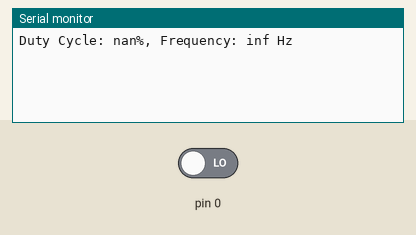
Simulated run of this sketch. Board: Arduino Uno, built for the host (arithmetic inside an expression is 32-bit, double 64-bit). Parts: the last lines printed to the serial monitor. Inputs (shaded band) come from the test bench; at power-on: pin 0 LOW.

Above: at 1.2 s.
1.3 s: pin 0 driven HIGH
At 2.4 s:
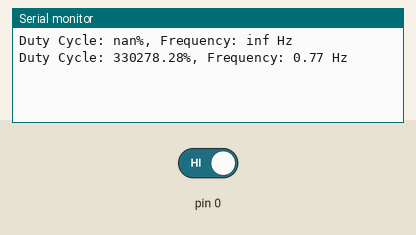
4.3 s: pin 0 driven LOW
At 5.8 s:
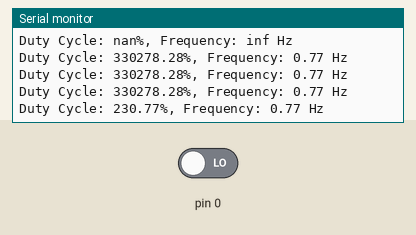

Measured:
- after the input at 1.3 s, the serial monitor: prints a new line after 0.70 s (image 1)
- after the input at 4.3 s, the serial monitor: prints a new line after 0.71 s (image 2)

The sketch:

1_PWM_input4.ino
```cpp
const int pwmPin = PA0; // PWM 신호를 읽을 핀

volatile unsigned long riseTime = 0;     // 상승 에지 타임스탬프
volatile unsigned long fallTime = 0;     // 하강 에지 타임스탬프
volatile unsigned long previousRiseTime = 0; // 이전 상승 에지 타임스탬프

void setup() {
  pinMode(pwmPin, INPUT);
  Serial.begin(115200);

  // 외부 인터럽트 설정
  attachInterrupt(digitalPinToInterrupt(pwmPin), measurePWM, CHANGE);
}

void loop() {
  static unsigned long lastPrintTime = 0;

  if (millis() - lastPrintTime > 1000) { // 1초마다 결과 출력
    lastPrintTime = millis();

    noInterrupts(); // 인터럽트 비활성화
    unsigned long highTime = fallTime - riseTime; // 상승 시간
    unsigned long period = riseTime - previousRiseTime; // 주기
    interrupts(); // 인터럽트 활성화

    float dutyCycle = (float)highTime / period * 100.0; // 듀티 사이클
    float frequency = 1.0 / (period * 0.000001); // 주파수 (Hz)

    Serial.print("Duty Cycle: ");
    Serial.print(dutyCycle);
    Serial.print("%, Frequency: ");
    Serial.print(frequency);
    Serial.println(" Hz");
  }
}

void measurePWM() {
  if (digitalRead(pwmPin) == HIGH) {
    previousRiseTime = riseTime;
    riseTime = micros();
  } else {
    fallTime = micros();
  }
}
```
